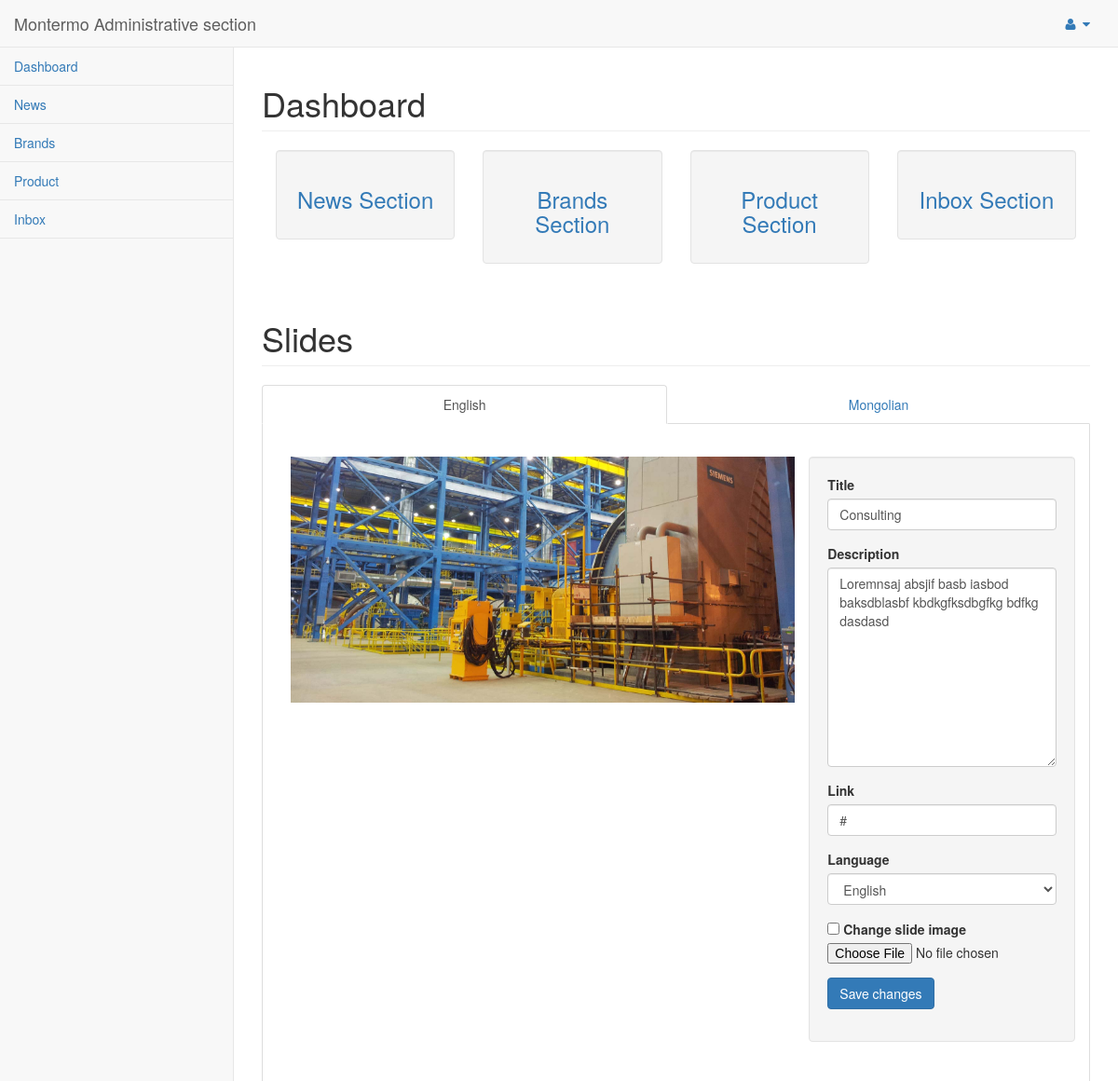
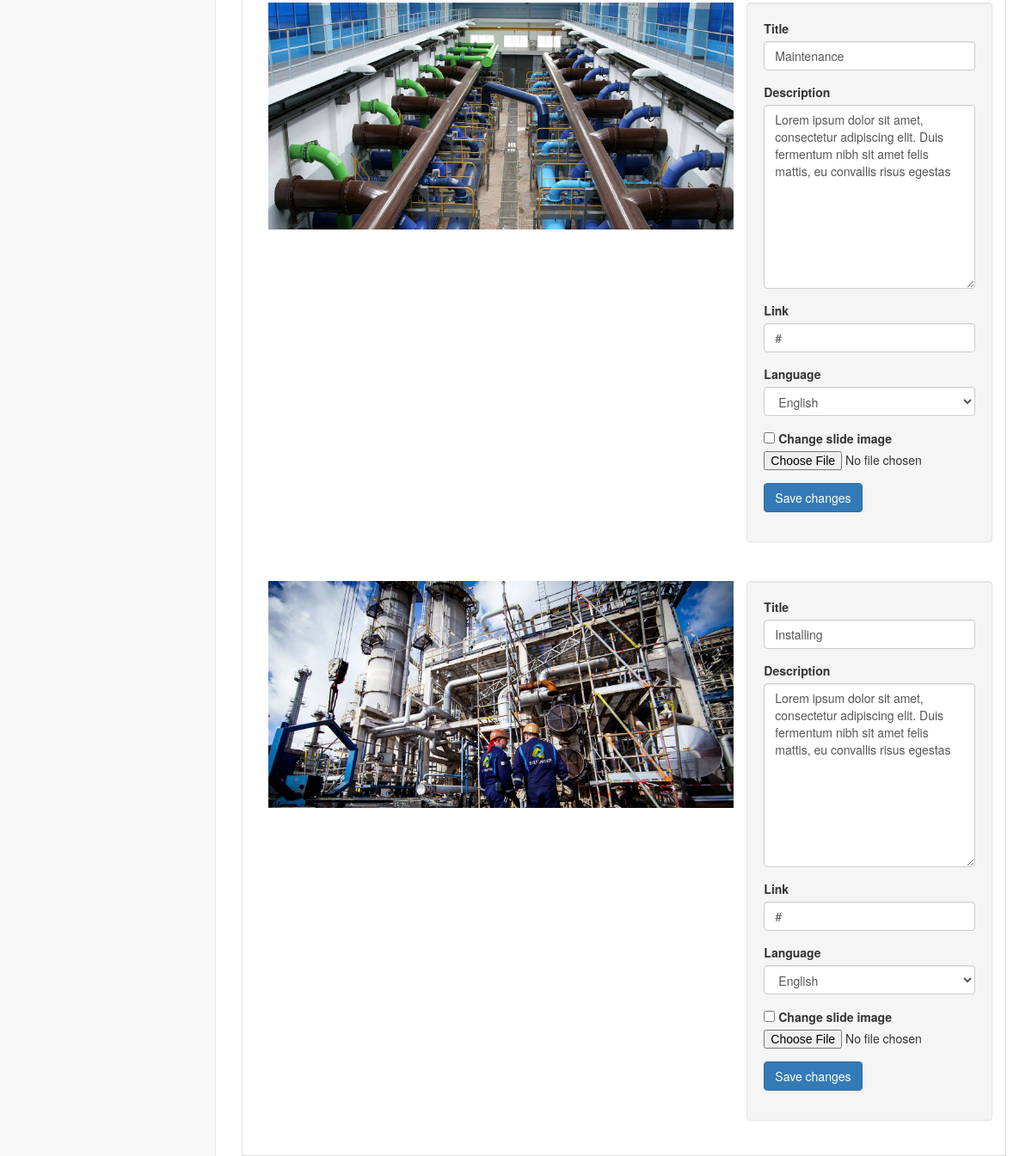
/admin/pages/, run on the app's committed database (2 pictures, top to bottom).
### tables this page shows
CREATE TABLE IF NOT EXISTS `slides` (
  `slide_id` int(11) NOT NULL AUTO_INCREMENT,
  `slide_title` varchar(255) NOT NULL,
  `slide_description` text NOT NULL,
  `slide_link` varchar(255) NOT NULL,
  `slide_lang` varchar(50) NOT NULL,
  `slide_image` varchar(150) NOT NULL,
  PRIMARY KEY (`slide_id`)
);

### admin/backend/db.php (called while the page is built, shortened)
<?php
    class Connector {
        private $host = "localhost";
        private $user = "root";
        private $pass = "";
        private $dbname = "montermo";
        private $dbh;
        private $stmt;
        public function __construct() {
            $dsn = 'mysql:host=' . $this->host . ';dbname=' . $this->dbname . ';charset=utf8';
            $options = array(
                PDO::ATTR_PERSISTENT => true,
                PDO::ATTR_ERRMODE => PDO::ERRMODE_EXCEPTION
            );
            try {
                $this->dbh = new PDO($dsn, $this->user, $this->pass, $options);
            } catch (PDOException $e) {
                $this->error = $e->getMessage();
            }
        }
        public function query($query) {
            $this->stmt = $this->dbh->prepare($query);
        }
        public function execute() {
            return $this->stmt->execute();
        }
        public function resultset() {
            $this->execute();
            return $this->stmt->fetchAll(PDO::FETCH_ASSOC);
        }
    }

### admin/pages/index.php (the view, shortened to what this page needs)
<!DOCTYPE html>
<html lang="en" ng-app="app">
<head>
    <link href="../bower_components/bootstrap/dist/css/bootstrap.min.css" rel="stylesheet">
    <link href="../bower_components/metisMenu/dist/metisMenu.min.css" rel="stylesheet">
    <link href="../dist/css/timeline.css" rel="stylesheet">
    <link href="../dist/css/sb-admin-2.css" rel="stylesheet">
    <link href="../bower_components/morrisjs/morris.css" rel="stylesheet">
    <link href="../bower_components/font-awesome/css/font-awesome.min.css" rel="stylesheet" type="text/css">
</head>
<body>
    <div id="wrapper">
        <nav class="navbar navbar-default navbar-static-top" role="navigation" style="margin-bottom: 0">
            <div class="navbar-header">
                <a class="navbar-brand" href="/admin/">Montermo Administrative section</a>
            </div>
            <ul class="nav navbar-top-links navbar-right">
                <li class="dropdown">
                    <a class="dropdown-toggle" data-toggle="dropdown" href="#">
                        <i class="fa fa-user fa-fw"></i>  <i class="fa fa-caret-down"></i>
                    </a>
                </li>
            </ul>
            <div class="navbar-default sidebar" role="navigation">
                <div class="sidebar-nav navbar-collapse">
                    <ul class="nav" id="side-menu">
                        <li>
                            <a href="index.php">Dashboard</a>
                        </li>
                        <li>
                            <a href="news.php">News</a>
                        </li>
                        <li>
                            <a href="brand.php">Brands</a>
                        </li>
                        <li>
                            <a href="product.php">Product</a>
                        </li>
                        <li>
                            <a href="inbox.php">Inbox</a>
                        </li>
                    </ul>
                </div>
            </div>
        </nav>
        <div id="page-wrapper">
            <div class="row">
                <div class="col-lg-12">
                    <h1 class="page-header">Dashboard</h1>
                </div>
                <div class="col-lg-12">
                    <div class="col-lg-3">
                        <div class="well well-md">
                            <h3 class="text-center">
                                <a href="news.php">
                                    News Section
                                </a>
                            </h3>
                        </div>
                    </div>
                    <div class="col-lg-3">
                        <div class="well well-md">
                            <h3 class="text-center">
                                <a href="brand.php">
                                    Brands Section
                                </a>
                            </h3>
                        </div>
                    </div>
                    <div class="col-lg-3">
                        <div class="well well-md">
                            <h3 class="text-center">
                                <a href="product.php">
                                    Product Section
                                </a>
                            </h3>
                        </div>
                    </div>
                    <div class="col-lg-3">
                        <div class="well well-md">
                            <h3 class="text-center">
                                <a href="inbox.php">
                                    Inbox Section
                                </a>
                            </h3>
                        </div>
                    </div>
                </div>
            </div>
            <div class="row">
                <div class="col-lg-12">
                    <h1 class="page-header">Slides</h1>
                </div>
                <div class="col-lg-12">
                    <ul class="nav nav-tabs nav-justified">
                        <li class="active"><a href="#slide_english" data-toggle="tab">English</a></li>
                        <li><a href="#slide_mongolian" data-toggle="tab">Mongolian</a></li>
                    </ul>
                    <?php
                    $db = new db\Connector();
                    ?>
                    <div class="tab-content" style="border: 1px solid #ddd; border-top: none; margin-top: 0px; padding-top: 10px;">
                        <div class="tab-pane active" id="slide_english">
                            <?php
                            $db->query("select * from slides where slide_lang = 'english'");
                            $res = $db->resultset();
                            foreach ($res as $slide) {
                            ?>
                            <div class="container-fluid" style="margin-top: 25px; margin-bottom: 20px;">
                                <div class="col-md-8">
                                    <img src="../../images/<?php echo $slide['slide_image']; ?>" alt="" class="img-responsive">
                                </div>
                                <div class="col-md-4 well well-md">
                                    <form action="../backend/slideSave.php" method="POST" enctype="multipart/form-data">
                                        <fieldset class="form-group">
                                            <label for="slide_title">Title</label>
                                            <input type="text" value="<?php echo $slide['slide_title']; ?>" class="form-control" name="slide_title" required>
                                        </fieldset>
                                        <fieldset class="form-group">
                                            <label for="slide_desc">Description</label>
                                            <textarea class="form-control" name="slide_desc" rows="10" required><?php echo $slide['slide_description']; ?></textarea>
                                        </fieldset>
                                        <fieldset class="form-group">
                                            <label for="slide_link">Link</label>
                                            <input type="text" class="form-control" name="slide_link" value="<?php echo $slide['slide_link']; ?>" required>
                                        </fieldset>
                                        <fieldset class="form-group">
                                            <label for="slide_lang">Language</label>
                                            <select class="form-control" name="slide_lang" required>
                                                <option <?php if ($slide['slide_lang'] == "english") echo "selected"; ?>>English</option>
                                            </select>
                                        </fieldset>
                                        <fieldset class="form-group">
                                            <input type="checkbox" value="Change" name="slide_image_change" brand_edit="change">
                                            <label for="slide_image">Change slide image</label><br>
                                            <input type="file" name="slide_image">
                                        </fieldset>
                                        <fieldset class="form-group">
                                            <button type="submit" class="btn btn-primary">Save changes</button>
                                        </fieldset>
                                    </form>
                                </div>
                            </div>
                            <?php
                            }
                            ?>
                        </div>
                    </div>
                </div>
            </div>
        </div>
    </div>
</body>
</html>

### data on the page
slides: slide_image (picture), slide_title "Consulting", slide_desc "Loremnsaj absjif basb iasbod baksdblasbf kbdkgfksdbgfkg bdfkg dasdasd", slide_link "#", slide_lang "English"
slides: slide_image (picture), slide_title "Maintenance", slide_desc "Lorem ipsum dolor sit amet, consectetur adipiscing elit. Duis fermentum nibh sit amet felis mattis, eu convallis risus egestas", slide_link "#", slide_lang "English"
slides: slide_image (picture), slide_title "Installing", slide_desc "Lorem ipsum dolor sit amet, consectetur adipiscing elit. Duis fermentum nibh sit amet felis mattis, eu convallis risus egestas", slide_link "#", slide_lang "English"
